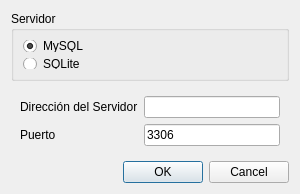
<?xml version="1.0" encoding="UTF-8"?>
<ui version="4.0">
 <class>crud::SelectServer</class>
 <widget class="QWidget" name="crud::SelectServer">
  <property name="windowModality">
   <enum>Qt::ApplicationModal</enum>
  </property>
  <property name="geometry">
   <rect>
    <x>0</x>
    <y>0</y>
    <width>300</width>
    <height>194</height>
   </rect>
  </property>
  <property name="sizePolicy">
   <sizepolicy hsizetype="Minimum" vsizetype="Minimum">
    <horstretch>0</horstretch>
    <verstretch>0</verstretch>
   </sizepolicy>
  </property>
  <property name="minimumSize">
   <size>
    <width>300</width>
    <height>194</height>
   </size>
  </property>
  <property name="maximumSize">
   <size>
    <width>16777215</width>
    <height>16777215</height>
   </size>
  </property>
  <property name="windowTitle">
   <string>Selecccion de Servidor</string>
  </property>
  <property name="windowIcon">
   <iconset>
    <normaloff>:/ezcrud/images/catastro/aplicaciones.png</normaloff>:/ezcrud/images/catastro/aplicaciones.png</iconset>
  </property>
  <layout class="QVBoxLayout" name="verticalLayout_3">
   <item>
    <widget class="QGroupBox" name="groupBox">
     <property name="sizePolicy">
      <sizepolicy hsizetype="Preferred" vsizetype="Minimum">
       <horstretch>0</horstretch>
       <verstretch>0</verstretch>
      </sizepolicy>
     </property>
     <property name="title">
      <string>Servidor</string>
     </property>
     <layout class="QVBoxLayout" name="verticalLayout_2">
      <item>
       <widget class="QRadioButton" name="rbMySQL">
        <property name="text">
         <string>MySQL</string>
        </property>
        <property name="checked">
         <bool>true</bool>
        </property>
        <attribute name="buttonGroup">
         <string notr="true">buttonGroup</string>
        </attribute>
       </widget>
      </item>
      <item>
       <widget class="QRadioButton" name="rbSQLite">
        <property name="text">
         <string>SQLite</string>
        </property>
        <attribute name="buttonGroup">
         <string notr="true">buttonGroup</string>
        </attribute>
       </widget>
      </item>
     </layout>
    </widget>
   </item>
   <item>
    <layout class="QVBoxLayout" name="verticalLayout">
     <property name="spacing">
      <number>0</number>
     </property>
     <item>
      <widget class="QWidget" name="widgetMySQL" native="true">
       <layout class="QFormLayout" name="formLayout_2">
        <item row="0" column="1">
         <widget class="QLineEdit" name="m_serverAddress">
          <property name="inputMethodHints">
           <set>Qt::ImhUppercaseOnly</set>
          </property>
         </widget>
        </item>
        <item row="1" column="0">
         <widget class="QLabel" name="Puerto">
          <property name="minimumSize">
           <size>
            <width>103</width>
            <height>0</height>
           </size>
          </property>
          <property name="text">
           <string>Puerto</string>
          </property>
         </widget>
        </item>
        <item row="0" column="0">
         <widget class="QLabel" name="label">
          <property name="minimumSize">
           <size>
            <width>103</width>
            <height>0</height>
           </size>
          </property>
          <property name="text">
           <string>Dirección del Servidor</string>
          </property>
         </widget>
        </item>
        <item row="1" column="1">
         <widget class="QLineEdit" name="m_serverPort">
          <property name="inputMethodHints">
           <set>Qt::ImhDigitsOnly</set>
          </property>
          <property name="text">
           <string>3306</string>
          </property>
         </widget>
        </item>
       </layout>
      </widget>
     </item>
    </layout>
   </item>
   <item>
    <spacer name="verticalSpacer">
     <property name="orientation">
      <enum>Qt::Vertical</enum>
     </property>
     <property name="sizeHint" stdset="0">
      <size>
       <width>20</width>
       <height>40</height>
      </size>
     </property>
    </spacer>
   </item>
   <item>
    <layout class="QHBoxLayout" name="horizontalLayout_2">
     <item>
      <spacer name="horizontalSpacer_2">
       <property name="orientation">
        <enum>Qt::Horizontal</enum>
       </property>
       <property name="sizeHint" stdset="0">
        <size>
         <width>40</width>
         <height>20</height>
        </size>
       </property>
      </spacer>
     </item>
     <item>
      <widget class="QDialogButtonBox" name="buttonBox">
       <property name="standardButtons">
        <set>QDialogButtonBox::Cancel|QDialogButtonBox::Ok</set>
       </property>
      </widget>
     </item>
    </layout>
   </item>
  </layout>
 </widget>
 <resources/>
 <connections>
  <connection>
   <sender>rbSQLite</sender>
   <signal>toggled(bool)</signal>
   <receiver>widgetMySQL</receiver>
   <slot>setHidden(bool)</slot>
   <hints>
    <hint type="sourcelabel">
     <x>149</x>
     <y>63</y>
    </hint>
    <hint type="destinationlabel">
     <x>149</x>
     <y>120</y>
    </hint>
   </hints>
  </connection>
 </connections>
 <buttongroups>
  <buttongroup name="buttonGroup"/>
 </buttongroups>
</ui>
